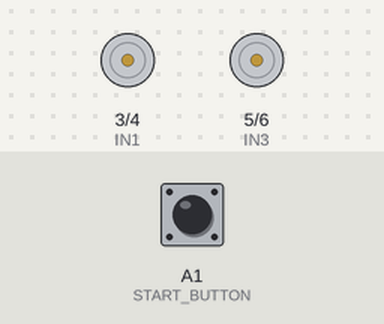
The sketch below on a simulated Arduino Uno, built with avr-gcc and run on an emulated ATmega328P. Shown: motor-driver pin pairs drawn as motors (green arrow = first pin HIGH = forward, orange = second pin HIGH = backward, longer = more drive, scaled by the enable pin). Inputs (shaded band) come from the test bench; at power-on: A1 (START_BUTTON) HIGH. What the sketch prints to the serial monitor is not drawn.

Above: at 1.2 s.
1.3 s: A1 (START_BUTTON) pulled LOW for 0.15 s
At 2.0 s:
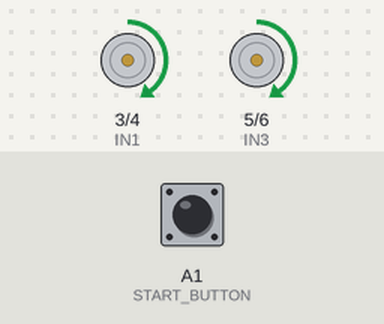
At 2.66 s:
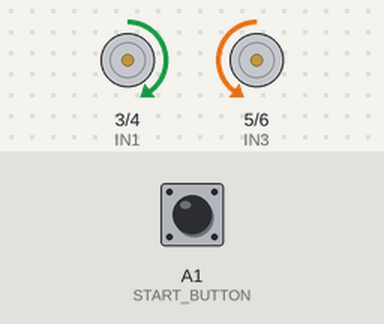
Timing chart, 0 to 13.3 s (numbered marks = the images above; inputs shaded):
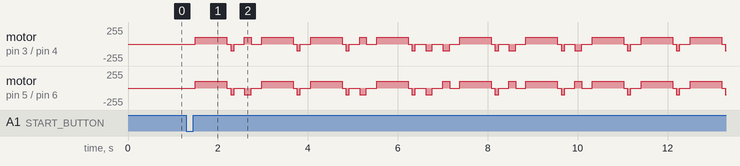

The sketch:

Autonomous_Robot.ino
```cpp
#include <Arduino.h>

// PINS
#define ENA 9
#define IN1 3
#define IN2 4

#define ENB 10
#define IN3 5
#define IN4 6

#define START_BUTTON A1   // Press to start

// MOVEMENT TIMING
int MOTOR_SPEED = 100;
int RAM_MS     = 700;
int BACKUP_MS  = 80;
int REVERSE_MS = 150;
int TURN_90_MS = 150;
int MOVE_PAUSE = 150;
const int SETTLE_MS = 80;

// MOTOR CONTROL
void motorAForward(){
  digitalWrite(IN1, HIGH);
  digitalWrite(IN2, LOW);
  analogWrite(ENA, MOTOR_SPEED);
}
void motorABackward(){
  digitalWrite(IN1, LOW);
  digitalWrite(IN2, HIGH);
  analogWrite(ENA, MOTOR_SPEED);
}
void motorBForward(){
  digitalWrite(IN3, HIGH);
  digitalWrite(IN4, LOW);
  analogWrite(ENB, MOTOR_SPEED);
}
void motorBBackward(){
  digitalWrite(IN3, LOW);
  digitalWrite(IN4, HIGH);
  analogWrite(ENB, MOTOR_SPEED);
}

void stopAll(){
  analogWrite(ENA, 0);
  analogWrite(ENB, 0);
  delay(SETTLE_MS);
}

// SPIN TURN
void turnRight90(){
  motorAForward();
  motorBBackward();
  delay(TURN_90_MS);
  stopAll();
}
void turnLeft90(){
  motorABackward();
  motorBForward();
  delay(TURN_90_MS);
  stopAll();
}

// MOVEMENT
void forwardBlockIndexed(){
  motorAForward();
  motorBForward();
  delay(RAM_MS);
  stopAll();

  motorABackward();
  motorBBackward();
  delay(BACKUP_MS);
  stopAll();
}

void reverseBlock(){
  motorABackward();
  motorBBackward();
  delay(REVERSE_MS);
  stopAll();
}

// SHORTCUT FUNCTIONS
void fwd(int n){
  while(n--){
    forwardBlockIndexed();
    delay(MOVE_PAUSE);
  }
}

void rev(int n){
  while(n--){
    reverseBlock();
    delay(MOVE_PAUSE);
  }
}

void turnR(int n){
  while(n--){
    turnRight90();
    delay(MOVE_PAUSE);
  }
}

void turnL(int n){
  while(n--){
    turnLeft90();
    delay(MOVE_PAUSE);
  }
}

// MAZE A PATH
void runMazeA(){

  // PART 1
  fwd(1); turnR(1);
  fwd(2); turnR(1);
  fwd(1);
  rev(1); turnL(1);
  fwd(1); turnL(1);

  // PART 2
  fwd(1); turnL(1);
  fwd(3); turnR(1);
  fwd(1); turnR(1);
  fwd(1); turnL(1);
  fwd(1); turnR(1);
  fwd(2); turnR(1);
  fwd(1); turnL(1);
  fwd(1); turnL(1);
  fwd(1);

  // PART 3 (reverse PART 2) ----
  rev(1); turnR(1);
  rev(1); turnR(1);
  rev(1); turnL(1);
  rev(2); turnL(1);
  rev(1); turnL(1);
  rev(1); turnR(1);
  rev(3); turnR(1);
  rev(1);

  // Finish path
  fwd(1); turnL(1);
  fwd(1);

  stopAll();
}

// MAIN
void waitRelease(){
  while(digitalRead(START_BUTTON)==LOW);
  while(digitalRead(START_BUTTON)==HIGH);
  delay(150);
}

void setup(){
  pinMode(START_BUTTON, INPUT_PULLUP);

  pinMode(IN1,OUTPUT); pinMode(IN2,OUTPUT);
  pinMode(IN3,OUTPUT); pinMode(IN4,OUTPUT);
  pinMode(ENA,OUTPUT); pinMode(ENB,OUTPUT);

  stopAll();
  Serial.begin(9600);
  Serial.println("READY — Press START");
}

void loop(){
  if(digitalRead(START_BUTTON)==LOW){
    delay(200);
    runMazeA();
    Serial.println("Run Complete — Press START to run again");
    waitRelease();
  }
}
```
